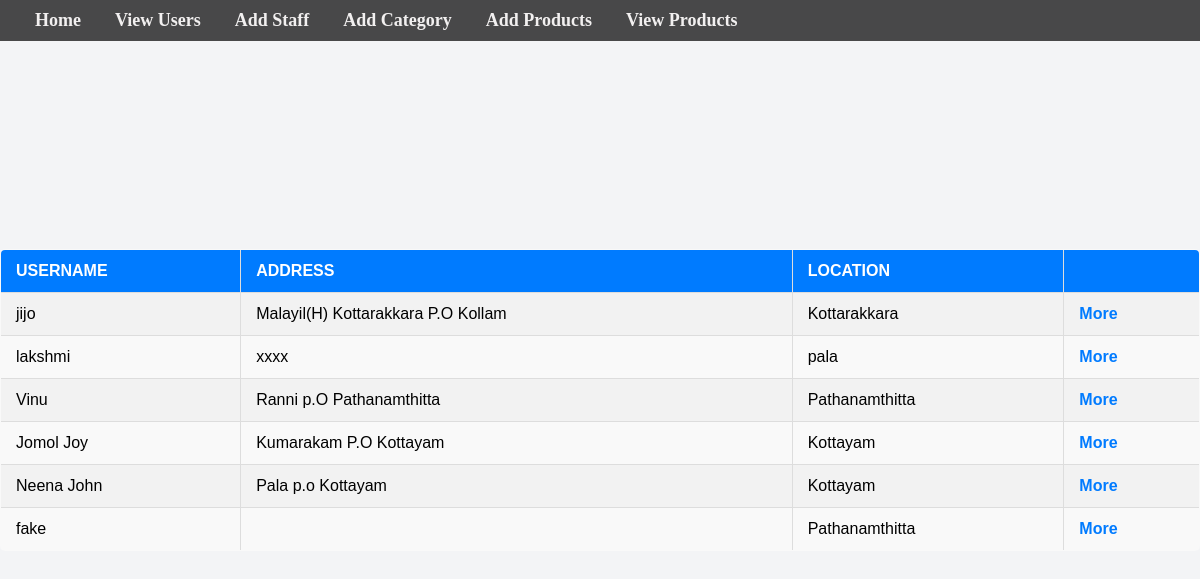
/user_add_products_view/, run on the app's committed database.
### Adminapp/models.py (models this page shows)
class Reg(models.Model):
    name=models.CharField(max_length=100)
    gender=models.CharField(max_length=10)
    email=models.EmailField(max_length=100)
    pho=models.CharField(max_length=10)
    addr=models.CharField(max_length=100)
    loc=models.CharField(max_length=100)
    status=models.CharField(max_length=10)
    uname=models.CharField(max_length=100,default="")

### Userapp/views.py (the view)
# urls.py: path('user_add_products_view/',Userapp.views.user_add_products_view,name='user_add_products_view'),
def user_add_products_view(request):
    user_logins = Login.objects.filter(utype='user')
    users = [login.uid for login in user_logins]
    context = {
        'users': users,
    }
    return render(request, 'Userapp/user_add_products_view.html', context)

### Templates/Userapp/user_add_products_view.html (shortened to what this page needs)
{% load static %}
<!DOCTYPE html>
<html lang="en">
<head>
    <link rel="stylesheet" href="https://cdnjs.cloudflare.com/ajax/libs/font-awesome/4.7.0/css/font-awesome.min.css">
    <link rel="stylesheet" href="{% static 'Userapp/css/user_add_products_view.css' %}">
</head>
<body>
    <nav>
        <div style="font-family: 'Times New Roman', Times, serif;">
            <a href="{% url 'adminhome' %}">Home</a>
            <a href="{% url 'view_user' %}">View Users</a>
            <a href="{% url 'admin_add_staff' %}">Add Staff</a>
            <a href="{% url 'admin_add_category' %}">Add Category</a>
            <a href="{% url 'admin_add_product' %}">Add Products</a>
            <a href="{% url 'user_add_products_view' %}">View Products</a>
        </div>
    </nav>
    <table border="1" align="center">
        <tr>
            <th>Username</th>
            <th>Address</th>
            <th>Location</th>
            <th></th>
        </tr>
        {% for user in users %}
        <tr>
            <td>{{ user.name }}</td>
            <td>{{ user.addr }}</td>
            <td>{{ user.loc }}</td>
            <td><a href="{% url 'user_products' user.id %}">More</a></td>
        </tr>
        {% empty %}
        <tr>
            <td colspan="3" class="text-center">No users found.</td>
        </tr>
        {% endfor %}
    </table>
</body>
</html>

### static/Userapp/css/user_add_products_view.css (style rules this page uses)
body { font-family: 'Arial', sans-serif; background-color: #f3f4f6; margin: 0; padding: 0; display: flex; justify-content: center; align-items: center; height: 100vh; }
table { width: 100%; border-collapse: collapse; margin: 20px 0; font-size: 16px; text-align: left; background-color: #f9f9f9; border-radius: 5px; overflow: hidden; }
th, td { padding: 12px 15px; border: 1px solid #ddd; }
th { background-color: #007bff; color: #ffffff; text-transform: uppercase; }
tr:nth-child(even) { background-color: #f2f2f2; }
a { text-decoration: none; color: #007bff; font-weight: bold; transition: color 0.3s ease; }

### Templates/Userapp/user_add_products_view.html (style rules this page uses)
nav { position: absolute; top: 0; left: 0; right: 0; background-color: rgba(0, 0, 0, 0.7); padding: 10px 20px; display: flex; justify-content: space-between; align-items: center; color: #f2f0f0; }
nav a { text-decoration: none; color: #f2f0f0; font-size: 18px; margin: 0 15px; transition: color 0.3s ease, transform 0.3s ease; }

### data on the page
Reg: name "jijo", addr "Malayil(H) Kottarakkara P.O Kollam", loc "Kottarakkara"
Reg: name "lakshmi", addr "xxxx", loc "pala"
Reg: name "Vinu", addr "Ranni p.O Pathanamthitta", loc "Pathanamthitta"
Reg: name "Jomol Joy", addr "Kumarakam P.O Kottayam", loc "Kottayam"
Reg: name "Neena John", addr "Pala p.o Kottayam", loc "Kottayam"
Reg: name "fake", loc "Pathanamthitta"
